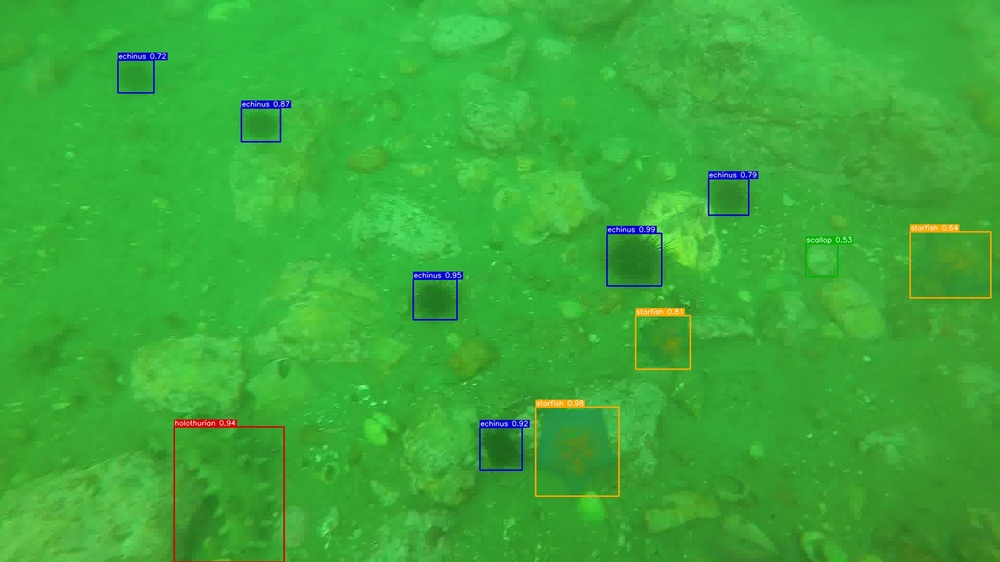
#> input picture htdet_project/mmdetection/MTP2_Mani_Deep_G/clean_detections/GOPR0293_31039.jpg, 1000 x 562 px, shrunk from 1920 x 1080 before the run
$ python generate_qualitative_figure.py
#> lines starting #> are read from the running program, lines starting #| are printed output that depends on the picture
"""Generate fig_qualitative_detections.png — 2x3 grid of clean detection results."""
import os
import cv2
import numpy as np
import matplotlib
matplotlib.use('Agg')
import matplotlib.pyplot as plt
import matplotlib.patches as mpatches

SCRIPT_DIR = os.path.dirname(os.path.abspath(__file__))
os.makedirs(os.path.join(SCRIPT_DIR, "images"), exist_ok=True)

SELECTED = [
    'GOPR0293_31039.jpg',
    'GOPR0293_30246.jpg',
    'GOPR0293_24228.jpg',
    'GOPR0293_36471.jpg',
    'GOPR0293_29736.jpg',
    'GOPR0293_11179.jpg',
]
SCRIPT_DIR = os.path.dirname(os.path.abspath(__file__))
SRC_DIR = os.path.join(SCRIPT_DIR, 'clean_detections')

CAPTIONS = [
    '(a) 4-class scene: holothurian, echinus,\nscallop, starfish',
    '(b) All 4 classes with varied scales',
    '(c) Rocky terrain: multi-class detection',
    '(d) High-confidence detections (score≥0.50)',
    '(e) Sparse scene: 5 clean detections',
    '(f) Multi-class: 6 well-separated boxes',
]

fig, axes = plt.subplots(2, 3, figsize=(14, 8))
axes = axes.flatten()

for ax, fname, caption in zip(axes, SELECTED, CAPTIONS):
    path = os.path.join(SRC_DIR, fname)
    img_bgr = cv2.imread(path)
#> img_bgr is the input picture: shape (562, 1000, 3); mean B, G, R 56.2, 171.4, 59.3
    img_rgb = cv2.cvtColor(img_bgr, cv2.COLOR_BGR2RGB)
    ax.imshow(img_rgb)
    ax.set_title(caption, fontsize=8.5, pad=4)
    ax.axis('off')

# Legend
legend_items = [
    mpatches.Patch(color=(220/255, 0, 0),       label='Holothurian'),
    mpatches.Patch(color=(0, 0, 220/255),        label='Echinus'),
    mpatches.Patch(color=(0, 180/255, 0),        label='Scallop'),
    mpatches.Patch(color=(255/255, 165/255, 0),  label='Starfish'),
]
fig.legend(handles=legend_items, loc='lower center', ncol=4,
           fontsize=10, frameon=True, bbox_to_anchor=(0.5, 0.01))

fig.suptitle('HTDet Qualitative Detection Results — URPC Validation Set (score $\\geq$ 0.50)',
             fontsize=12, fontweight='bold', y=0.995)
fig.tight_layout(rect=[0, 0.05, 1, 1])
fig.savefig(os.path.join(SCRIPT_DIR, 'images', 'fig_qualitative_detections.png'), bbox_inches='tight', dpi=150)
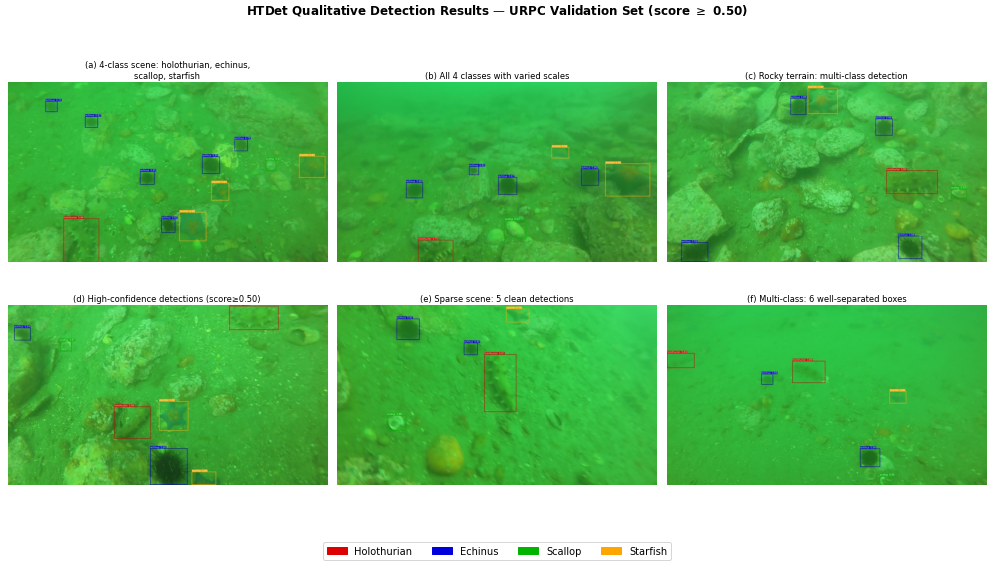
#> figure drawn by matplotlib, 6 panels
plt.close(fig)
print("Saved fig_qualitative_detections.png")
